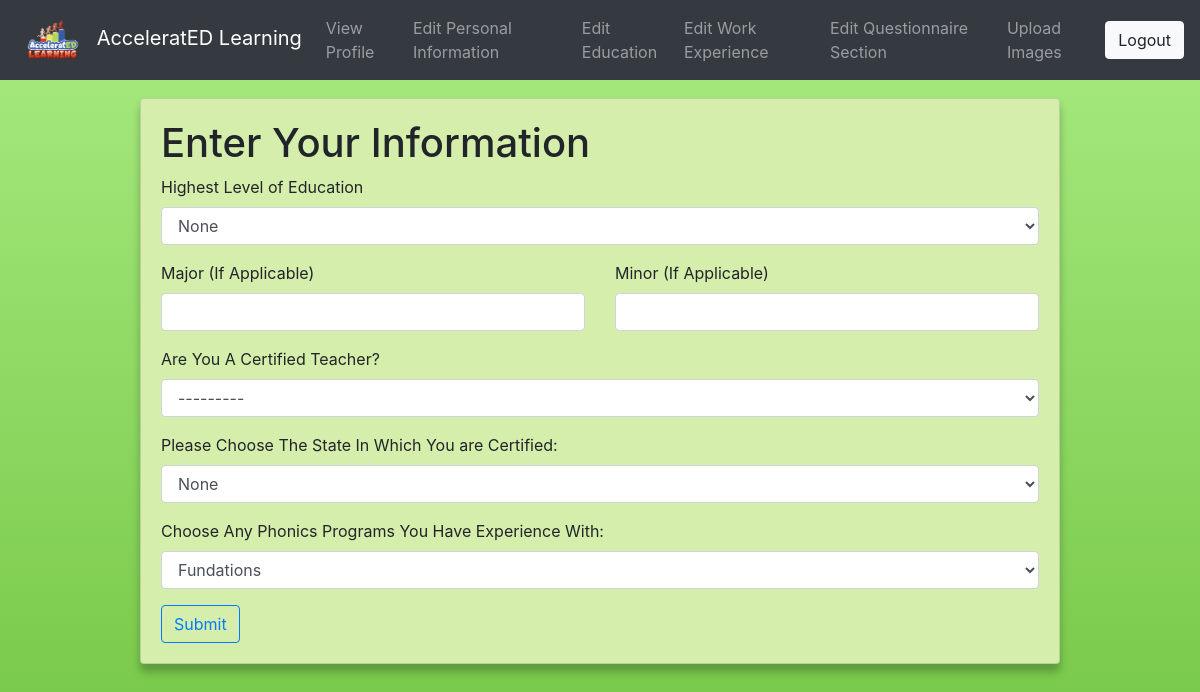
The page /tutor/edit/edu (signed in) on the database its author committed.
### tutor/models.py (models this page shows, shortened)
class Tutor(models.Model):
    PHONICS_CHOICES = (
        ('Fundations', 'Fundations'),
        ('Fountas & Pinnell Literacy', 'Fountas & Pinnell Literacy'),
        ('Lucy Calkins Units Of Study For Teaching Phonics',
         'Lucy Calkins Units Of Study For Teaching Phonics'),
        ('Bridge The Gap Intervention', 'Bridge The Gap Intervention'),
        ('Words Their Way', 'Words Their Way'),
        ('Lalilo', 'Lalilo'),
        ('The Heggerty Curriculum', 'The Heggerty Curriculum'),
        ('Orton Gillingham Approach', 'Orton Gillingham Approach'),
        ('Phonics First', 'Phonics First'),
        ('Other', 'Other')
    )
    EMPLOYMENT_CHOICES = (
        ('Full Time', 'Full Time'),
        ('Part Time', 'Part Time'),
        ('College Student', 'College Student'),
        ('Retired', 'Retired'),
        ('Other', 'Other')
    )
    STATE_CHOICES = (
        (
            ('AL','AL'),
            ('AK','AK'),
            ('AR','AR'),
            ('AZ','AZ'),
            ('CA','CA'),
            ('CO','CO'),
            ('CT','CT'),
            ('DC','DC'),
            ('DE','DE'),
            ('FL','FL'),
            ('GA','GA'),
            ('HI','HI'),
            ('IA','IA'),
            ('ID','ID'),
            ('IL','IL'),
            ('IN','IN'),
            ('KS','KS'),
            ('KY','KY'),
            ('LA','LA'),
            ('MA','MA'),
            ('MD','MD'),
            ('ME','ME'),
            ('MI','MI'),
            ('MN','MN'),
            ('MO','MO'),
            ('MS','MS'),
            ('MT','MT'),
            ('NC','NC'),
            ('NE','NE'),
            ('NH','NH'),
            ('NJ','NJ'),
            ('NM','NM'),
            ('NV','NV'),
            ('NY','NY'),
            ('ND','ND'),
            ('OH','OH'),
            ('OK','OK'),
            ('OR','OR'),
            ('PA','PA'),
            ('RI','RI'),
            ('SC','SC'),
            ('SD','SD'),
            ('TN','TN'),
            ('TX','TX'),
            ('UT','UT'),
            ('VT','VT'),
            ('VA','VA'),
            ('WA','WA'),
            ('WI','WI'),
            ('WV','WV'),
            ('WY','WY'),
            ('None','None')
        )
    )
    LANGUAGE_CHOICES = (
        ('English', 'English'),
        ('Spanish', 'Spanish'),
        ('Chinese', 'Chinese'),
        ('Other', 'Other'),
    )
    GENDER_CHOICES = (
        ('Male', 'Male'),
        ('Female', 'Female'),
        ('Non-Binary', 'Non-Binary'),
        ('Other', 'Other')
    )
    DEGREE_CHOICES = (
        ('None', 'None'),
        ('College Student', 'Currently Enrolled In College'),
        ('A.A./A.S.', 'Associate\'s Degree'),
        ('Technical Certification', 'Technical Certification'),
        ('B.A./B.S.', 'Bachelor\'s Degree'),
        ('M.A./M.S./M.Ed.', 'Master\'s Degree'),
        ('Ed.S.', 'Education Specialist/6th Year/Etc . . .'),
        ('Ed.D./Ph.D.', 'Doctorate or Higher')
    )
    YESNO = (
        ('Yes', 'Yes'),
        ('No', 'No')
    )
    AVAILABILITY_CHOICES = (
        ('AM', 'Part Time AM'),
        ('PM', 'Part Time PM'),
        ('Full Time', 'Full Time (AM and PM)')
    )
    email = models.OneToOneField(User, on_delete=models.CASCADE)
    firstname = models.CharField(max_length=20, blank=True, verbose_name='First Name')
    lastname = models.CharField(max_length=20, blank=True, verbose_name='Last Name')
    birthday = models.DateField(auto_now=False, null=True, blank=True)
    phonenumber = PhoneField(blank=True, verbose_name='Phone Number')
    gender = models.CharField(max_length=10, choices=GENDER_CHOICES, blank=True, default='None')
    introduction = models.TextField(max_length=1500, blank=True, verbose_name='Introduction (Describe Yourself in 200 Words or Less)')
    languages = MultiSelectField(choices=LANGUAGE_CHOICES, blank=True, default="None", verbose_name='Languages Spoken Fluently')
    education = models.CharField(max_length=60, choices=DEGREE_CHOICES, blank=True, default='None',
    verbose_name='Highest Level of Education')
    major = models.CharField(max_length=20, blank=True, verbose_name='Major (If Applicable)')
    minor = models.CharField(max_length=20, blank=True, verbose_name='Minor (If Applicable)')
    experience = models.CharField(max_length=4, choices=YESNO, blank=True, verbose_name='Are You A Certified Teacher?')
    statecert = models.CharField(max_length=5, choices=STATE_CHOICES, verbose_name='Please Choose The State In Which You are Certified:', default='None')
    phonicsex = MultiSelectField(choices=PHONICS_CHOICES, blank=True, verbose_name='Choose Any Phonics Programs You Have Experience With:')
    employment = models.CharField(max_length=20, choices=EMPLOYMENT_CHOICES, blank=True, verbose_name='Employment Status')
    curremployment = models.CharField(max_length=30, blank=True, verbose_name='Current or Most Recent Job Title (If Applicable)')
    employer = models.CharField(max_length=30, blank=True, verbose_name='Employer (If Applicable)')
    employeraddress = models.CharField(max_length=30, blank=True, verbose_name='Employer Address (If Applicable)')
    employercity = models.CharField(max_length=30, blank=True, verbose_name='City')
    employerstate = models.CharField(max_length=5, choices=STATE_CHOICES, verbose_name='State', default='None')
    employerzip = models.CharField(max_length=30, blank=True, verbose_name='Zip Code')
    currreference = models.CharField(max_length=60, blank=True, verbose_name='Supervisor/Reference Contact Information (If Applicable)')
    teachercharacteristics = models.TextField(max_length=1500, blank=True, verbose_name='What Characteristics Make A Good Teacher: (200 Words or Less)')
    abilitiesquestion = models.TextField(
        max_length=1500, blank=True, verbose_name='How Would You Address A Range Of Abilities In Your Classroom: (200 Words or Less)')
    availability = models.CharField(max_length=20, choices=AVAILABILITY_CHOICES, blank=True, verbose_name='Choose Your Availability:')
    image = models.ImageField(upload_to='images/', blank=True, null=True, verbose_name="")

### tutor/views.py (the view)
# urls.py: path('edit/edu', views.edit_edu_view, name='edu'),
@login_required(login_url='login')
def edit_edu_view(request):
    profiles = Tutor.objects.get(email_id=request.user.id)
    form = tutorEduform(request.POST or None, instance=profiles)
    if form.is_valid():
        form.save()
        return redirect('profile')
    return render(request, 'tutor/edu.html', {'authenticated': True, 'form': form})

### tutor/forms.py
class tutorEduform(forms.ModelForm):
    class Meta:
        model =Tutor
        fields = ('education', 'major',
                'minor', 'experience', 'statecert', 'phonicsex', )

### templates/tutor/edu.html (shortened to what this page needs)
{% extends 'tutor/base.html' %}
{% load crispy_forms_filters %}
{% load crispy_forms_tags %}
{% block body %}
<div class="row justify-content-center">
    <div class="col-10">
        <div class="card">
            <div class="card-body">
                <h1>Enter Your Information</h1>
                <form method="post">
                    {{ form.education|as_crispy_field }}
                    <div class="row">
                        <div class="col-6">
                          {{ form.major|as_crispy_field }}
                        </div>
                        <div class="col-6">
                          {{ form.minor|as_crispy_field }}
                        </div>
                      </div>
                    {{ form.experience|as_crispy_field }}
                    {{ form.statecert|as_crispy_field }}
                    {{ form.phonicsex|as_crispy_field }}
                    <button type="submit" class="btn btn-outline-primary">Submit</button>
                </form>
            </div>
        </div>
    </div>
</div>
{% endblock %}

### static/css/styles.css (style rules this page uses)
html { height: 100%; }
body { height: 100%; margin: 0; background-repeat: no-repeat; background-attachment: fixed; background-image: linear-gradient(#a8eb81,#73c543); padding-top: 50px; overflow-wrap: break-word; }
.card { box-shadow: 0 8px 8px 0 #00000040; background-color: #d6eeab; margin-bottom: 20px; overflow-wrap: break-word; }

### rows shown on the page
Tutor: education "None", experience "---------", statecert "None", phonicsex "Fundations"
